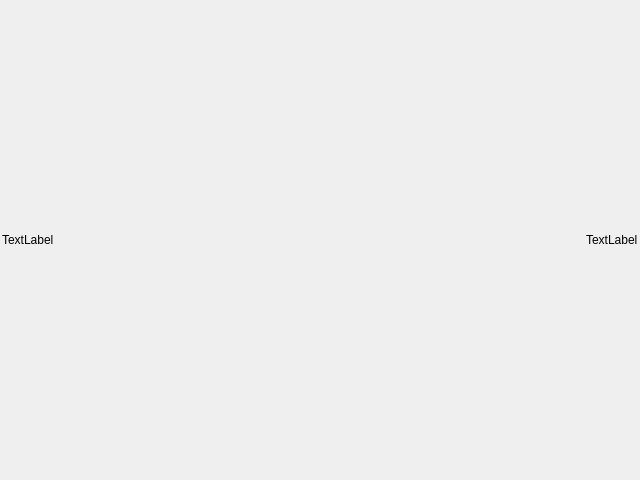
<?xml version="1.0" encoding="UTF-8"?>
<ui version="4.0">
 <class>DoomFire</class>
 <widget class="QWidget" name="DoomFire">
  <property name="geometry">
   <rect>
    <x>0</x>
    <y>0</y>
    <width>640</width>
    <height>640</height>
   </rect>
  </property>
  <property name="minimumSize">
   <size>
    <width>640</width>
    <height>480</height>
   </size>
  </property>
  <property name="windowTitle">
   <string>Doom Fire!</string>
  </property>
  <layout class="QHBoxLayout" name="horizontalLayout">
   <property name="spacing">
    <number>5</number>
   </property>
   <property name="sizeConstraint">
    <enum>QLayout::SetMaximumSize</enum>
   </property>
   <property name="leftMargin">
    <number>2</number>
   </property>
   <property name="topMargin">
    <number>2</number>
   </property>
   <property name="rightMargin">
    <number>2</number>
   </property>
   <property name="bottomMargin">
    <number>2</number>
   </property>
   <item>
    <widget class="QLabel" name="image_place_holder_2">
     <property name="text">
      <string>TextLabel</string>
     </property>
    </widget>
   </item>
   <item>
    <widget class="QLabel" name="image_place_holder_1">
     <property name="sizePolicy">
      <sizepolicy hsizetype="Maximum" vsizetype="Maximum">
       <horstretch>0</horstretch>
       <verstretch>0</verstretch>
      </sizepolicy>
     </property>
     <property name="text">
      <string>TextLabel</string>
     </property>
    </widget>
   </item>
  </layout>
 </widget>
 <resources/>
 <connections/>
</ui>
